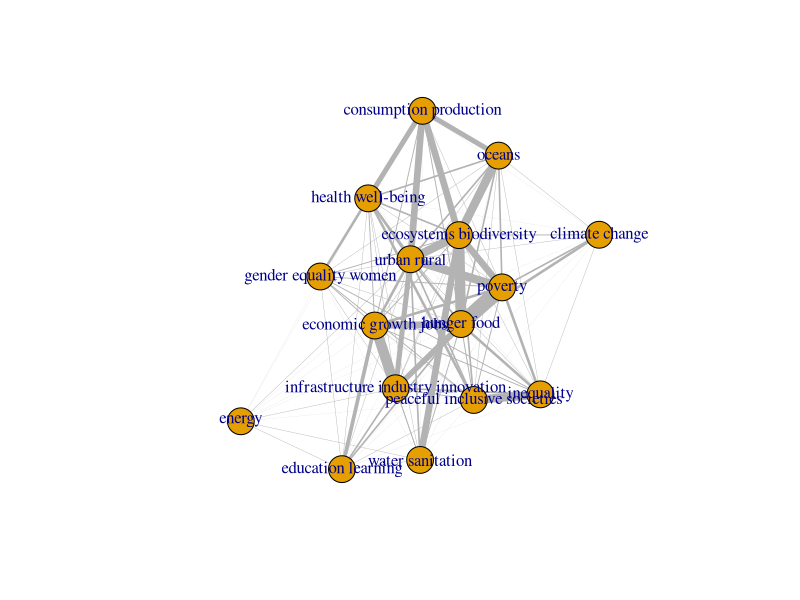

This figure's R source: (Note: this script raises an error after producing the figure.)
#####################		NETWORK ANALYSIS OF KEYWORDS IN 169 SUSTAINABLE DEVELOPMENT GOAL TARGETS		############################
# 217 challenges
# 64 subjects
# 58 instruments

### 150220 - starting work on secondpass keyword mapping

#install.packages("reshape")
#install.packages("igraph")
library(reshape);library(igraph)
	
	
	
wd<-"G:/Documents/ScienceProjects/SDG_SystemsThinking/SDG_SystemsThinking_Analysis/SDG_SystemsThinking_Analysis"
fig.wd<-"G:/Documents/ScienceProjects/SDG_SystemsThinking/Rfigures"

workspace<-"zerodraft_keyword_ntwk.RData"

setwd(wd)
#load(workspace)


### analysis type
analysis.comb<-"Challenge"

dframe<-read.csv("Prelim_mapping_key_150220d_oneColumn.csv",header=TRUE,stringsAsFactors =TRUE,na.strings="NA")

if(analysis.comb == "Challenge"){
  
dframe.sub <- dframe[ which( dframe[ ,"Type"] == analysis.comb ), ]
    
}



#dframe.melt.sub<-dframe.melt[which(dframe.melt[,"type"]%in%sub.type.vec),]
#dframe.melt.sub<-dframe.melt.sub[complete.cases(dframe.melt.sub),]


###############			CREATE MATRIX - GOALS AS COLUMNS - VALUES AS ROWS

comb.mat<-matrix(0,nrow=length(unique(dframe.sub[,"Keyword"])),ncol=length(unique(dframe.sub[,"GoalTopic"])))
colnames(comb.mat)<-unique(dframe.sub[,"GoalTopic"])
rownames(comb.mat)<-unique(dframe.sub[,"Keyword"])
comb.df<-as.data.frame(comb.mat)

for(i in 1:ncol(comb.df)){
dframe.sub.i<-dframe.sub[which(dframe.sub[,"GoalTopic"]==names(comb.df)[i]),]
comb.df[sort(unique(match(dframe.sub.i[,"Keyword"],rownames(comb.mat)))),i]<-c(t(table(match(dframe.sub.i[,"Keyword"],rownames(comb.mat)))))
}

###############			PERFORM NETWORK ANALYSIS	

bg=graph.incidence(as.matrix(comb.df))

shapes=c(rep("circle",nrow(comb.df)),rep("square",ncol(comb.df)))
labeldistances=c(rep(0,nrow(comb.df)),rep(0,ncol(comb.df)))
nodecolors=c(rep("white",nrow(comb.df)),rep("grey50",ncol(comb.df)))
labelcexs=c(rep(0.5,nrow(comb.df)),rep(2,ncol(comb.df)))
labelcolors=c(rep("grey50",nrow(comb.df)),rep("black",ncol(comb.df)))


pr=bipartite.projection(bg)
#get.adjacency(pr$proj1,sparse=FALSE,attr="weight") ### get the matrix











setwd(fig.wd)
pdf(paste(analysis.comb,"_",Sys.Date(),".pdf",sep=""),width=8,height=8)
#plot.igraph(bg,vertex.shape=shapes,vertex.label.degree=pi/2,vertex.label.dist=labeldistances,vertex.color=nodecolors,vertex.label.cex=labelcexs,vertex.label.color=labelcolors)#V(bg)$type)
#plot(pr$proj1,edge.width=E(pr$proj1)$weight^2,edge.color="grey70",vertex.label=V(pr$proj1)$name)
plot(pr$proj2,edge.width=(E(pr$proj2)$weight^2)/10,edge.color="grey70",vertex.label=V(pr$proj2)$name)
#plot(pr$proj2,edge.width=E(pr$proj2)$weight^2,vertex.frame.color="red",edge.color="grey70",vertex.label=V(pr$proj2)$name)


####################	FURTHER PLOTTING OPTIONS

#igraph.options(plot.layout=layout.fruchterman.reingold(en.network,niter=10000),vertex.label.color="black")
#igraph.options(plot.layout=layout.lgl,vertex.label.color="black")
#igraph.options(plot.layout=layout.sphere(en.network),vertex.label.color="black")
#igraph.options(plot.layout=layout.kamada.kawai,vertex.label.color="black")
#igraph.options(plot.layout=layout.drl,vertex.label.color="black")
#palette(rainbow(15))


####################  SUMMARY SCORES
par(mfrow=c(2,2),mar=c(14,2,2,2))


#### CENTRALITY

## authority centrality
authority.vec.vals<-sort(authority.score (pr$proj2, scale = TRUE, weights=NULL, options = igraph.arpack.default)$vector,decreasing=TRUE)
authority.title<-"Kleinberg's centrality scores"

x<-barplot(authority.vec.vals,xaxt="n",main= paste(authority.title,sep=""))
#barplot(authority.vec.vals,xaxt="n",main=paste(authority.title))
labs <- paste(names(authority.vec.vals))
text(cex=1, x=x-.25, y=-0.01, labs, adj=1,xpd=TRUE, srt=90)



#Eigenvector centrality 
evcent.vals<-sort(evcent(pr$proj2, directed = FALSE, scale = TRUE, weights = NULL,
                         options = igraph.arpack.default)$vector,decreasing=TRUE) 

evcent.title<-"Eigenvector Centrality"

x<-barplot(evcent.vals,xaxt="n",main= paste(evcent.title,sep=""))
#barplot(authority.vec.vals,xaxt="n",main=paste(authority.title))
labs <- paste(names(evcent.vals))
text(cex=1, x=x-.25, y=-0.1, labs, adj=1,xpd=TRUE, srt=90)



#Bonacich alpha centrality 
alpha.vals<-sort(alpha.centrality(pr$proj2, nodes=V(pr$proj2), alpha=1, loops=FALSE,
                 exo=1, weights=NULL, tol=1e-7, sparse=TRUE),decreasing=TRUE)
alpha.title<-"Bonacich a-centrality"

x<-barplot(alpha.vals,xaxt="n",main= paste(alpha.title,sep=""))
#barplot(authority.vec.vals,xaxt="n",main=paste(authority.title))
labs <- paste(names(alpha.vals))
text(cex=1, x=x-.25, y=-0.01, labs, adj=1,xpd=TRUE, srt=90)


#Bonacich power centrality 
bonpow.vals<-sort(bonpow(pr$proj2, nodes=V(pr$proj2), loops=FALSE, exponent=1,
       rescale=FALSE, tol=1e-7, sparse=TRUE),decreasing=TRUE)

bonpow.title<-"Bonacich Power Centrality"

x<-barplot(bonpow.vals,xaxt="n",main= paste(bonpow.title,sep=""),ylim=c(0,-1.2))
#barplot(authority.vec.vals,xaxt="n",main=paste(authority.title))
labs <- paste(names(bonpow.vals))
text(cex=1, x=x-.25, y=0.1, labs, adj=1,xpd=TRUE, srt=90)




#vertex betweenness
betweenness.vals<-sort(betweenness(pr$proj2, v=V(pr$proj2), directed = TRUE, weights = NULL,
                                   nobigint = TRUE, normalized = FALSE),decreasing=TRUE)

betweenness.title<-"Betweeness centrality scores"

x<-barplot(betweenness.vals,xaxt="n",main= paste(betweenness.title,sep=""))
#barplot(authority.vec.vals,xaxt="n",main=paste(authority.title))
labs <- paste(names(betweenness.vals))
text(cex=1, x=x-.25, y=-0.01, labs, adj=1,xpd=TRUE, srt=90)





dev.off()



        
        


#################
setwd(wd)
save.image("zerodraft_keyword_ntwk.RData")
